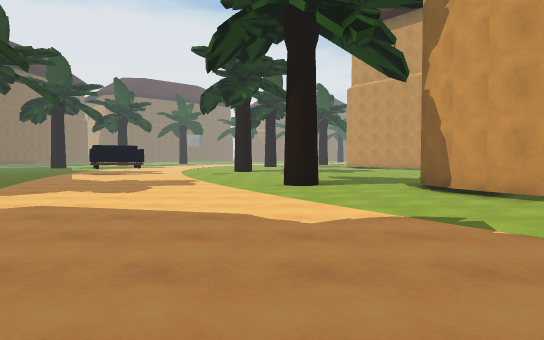
View 1 (above)

24 first-person views from a walk through a 3-D level made in the Unity game engine. The camera is 1.4 m above the floor, tilts 2° down and sees 75° across. The floor is counted in squares, 2 m on a side. Each view is taken from the middle of a square. On the plan, view 1 faces up. The plan holds only what a view shows up to about 11 squares ahead; the rest is blank. The place goes on beyond the plan. The player is left out. Surface patterns are stand-ins for the level's own textures.

View 2
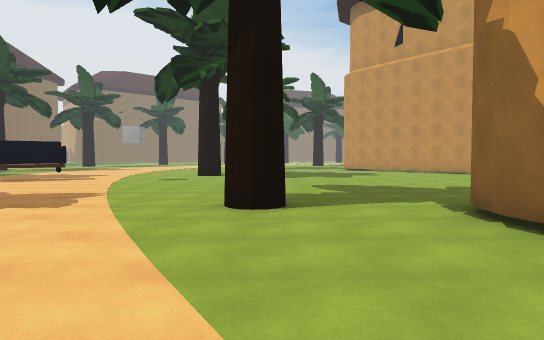

View 3
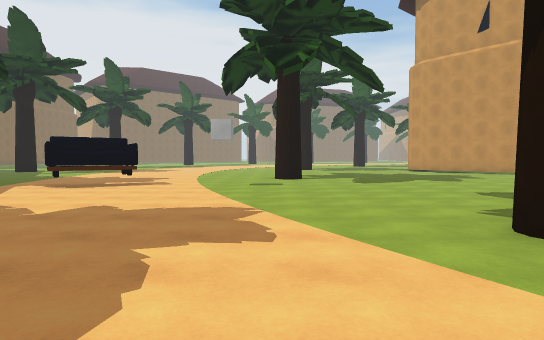

View 4
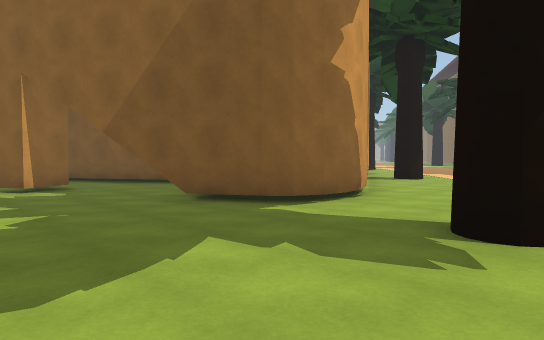

View 5
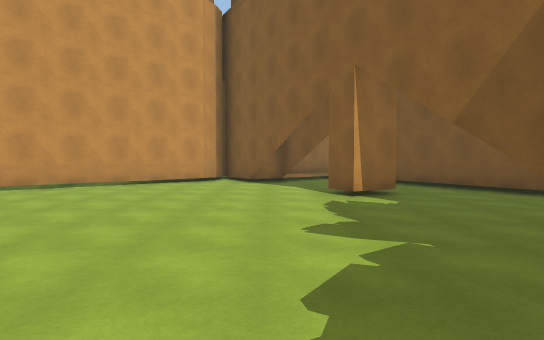

View 6
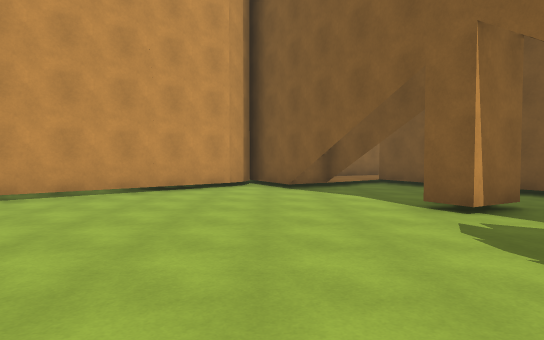

View 7
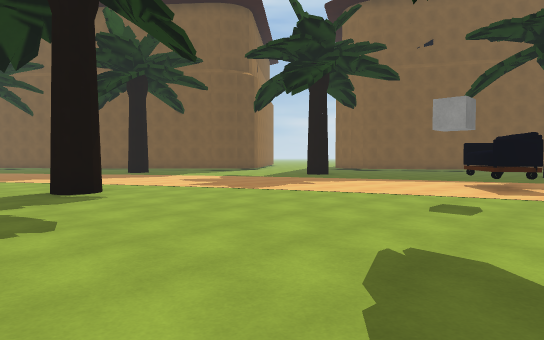

View 8
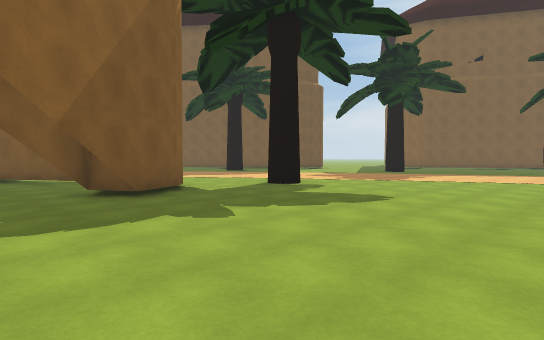

View 9
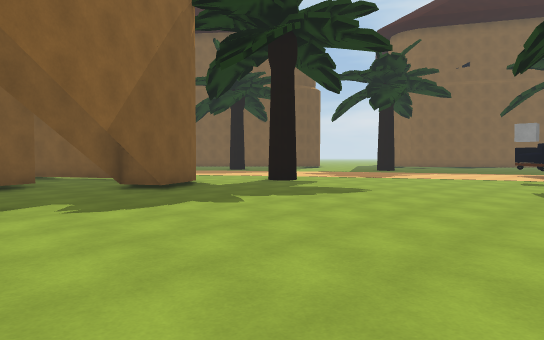

View 10
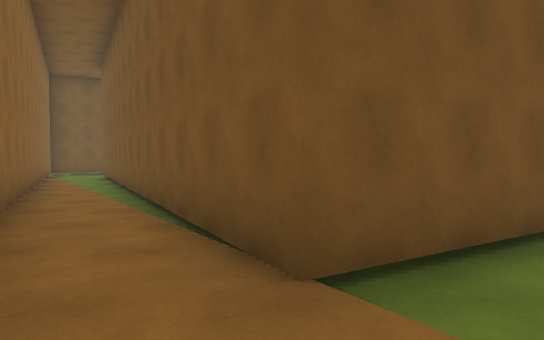

View 11
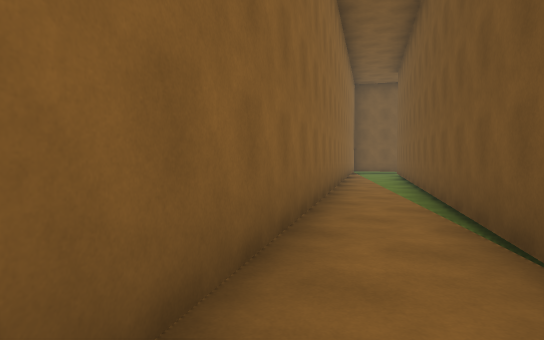

View 12
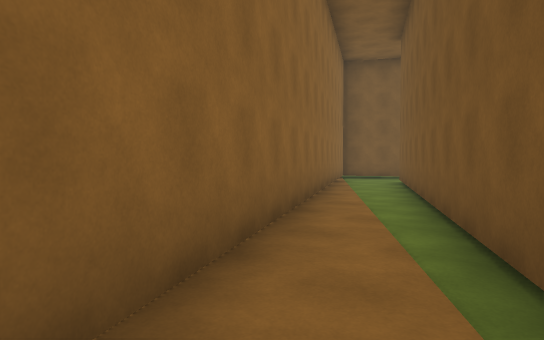

View 13
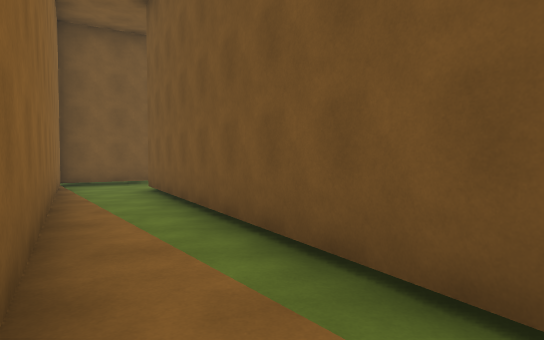

View 14
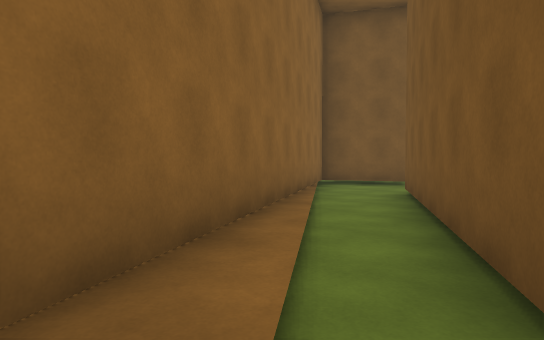

View 15
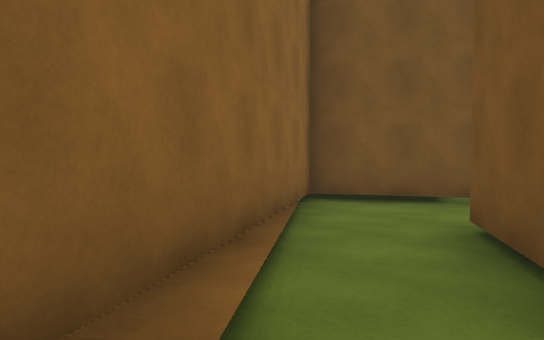

View 16
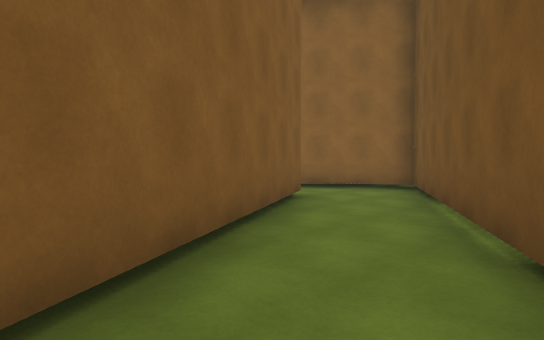

View 17
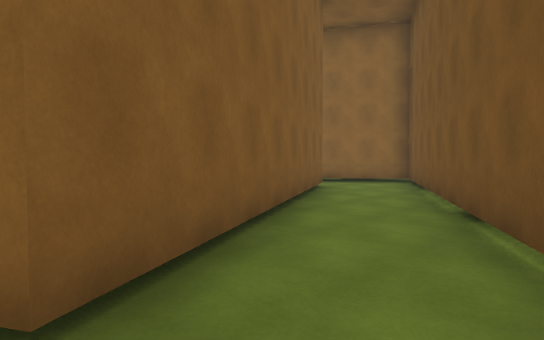

View 18
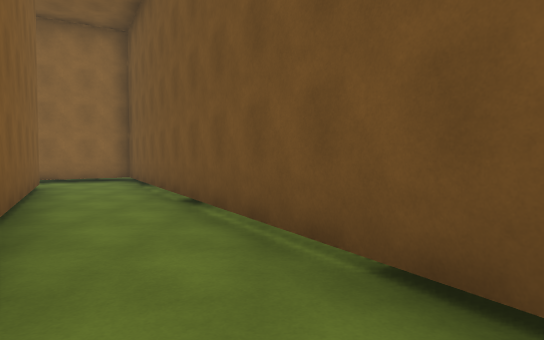

View 19
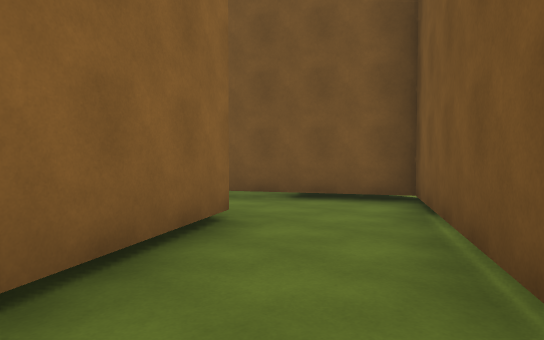

View 20
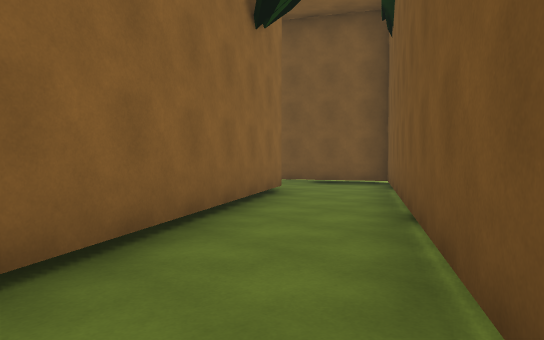

View 21
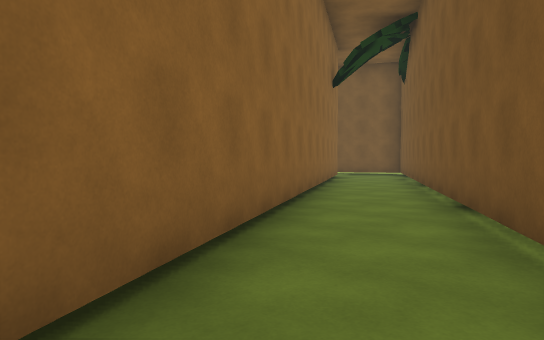

View 22
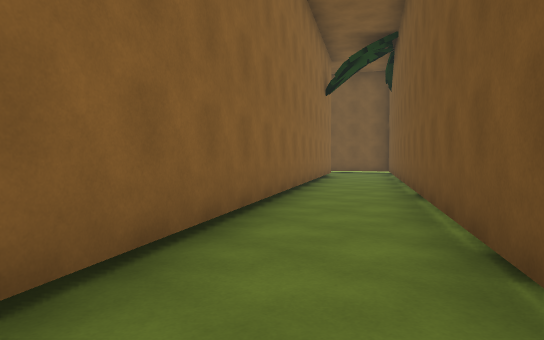

View 23
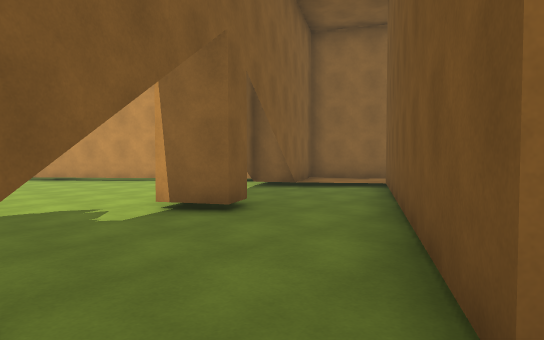

View 24
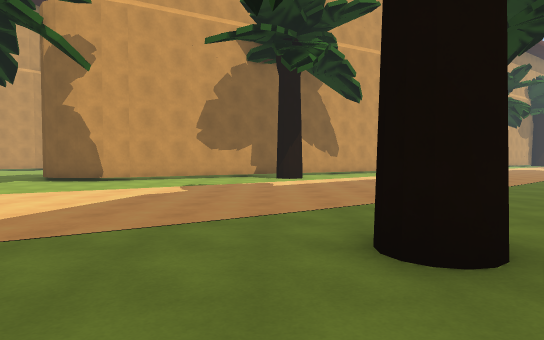

### Floor plan
Key: @ floor where view 1 was taken; # wall or solid block; . main floor; : floor 0.25 m higher than the main floor; / step, stairs or slope; T tree; S sofa.
Columns run from 7 left of view 1 to 24 right of it. Each row starts with its distance up from view 1.
 17 ......T...........##
 16 ...................##
 15 SS..................##
 14 S..................####
 13 ..................###:##
 12 .................. #/::#
 11 ................#....#:##
 10 .............#.....###::#
  9 ........T..###...### ##:##
  8  ..........#/...##    #/:##
  7   .........#...##     ##/:#
  6   .........##..##      #.:##
  5    .........#...#      ##/:#
  4   ..........##..##      ##/##
  3  ............##..#       #./#
  2 ............T #..##      ##/##
  1  ..T........T ##..#       #./##
  0   .....@....   #..##      ##./#
 -1    ...   ...   ##..##      #..##
 -2      ..         #...#     ###..#
 -3       ...       ##..##  ###...##
 -4         ..       ##..####....##.
 -5          .        #..##....###.
 -6                   T#.....###
 -7                    #...###
 -8                    #####.
 -9                     ##

Where each view was taken, in squares from view 1:
view 1: 0 up, 0 right, facing up
view 2: 4 up, 1 right, facing up
view 3: 6 up, 2 left, facing up
view 4: 13 up, 0 right, facing down-right
view 5: 13 up, 2 right, facing right
view 6: 14 up, 4 right, facing right
view 7: 17 up, 3 right, facing down-left
view 8: 16 up, 8 right, facing down-left
view 9: 17 up, 9 right, facing down-left
view 10: 13 up, 14 right, facing down
view 11: 13 up, 14 right, facing down-right
view 12: 9 up, 16 right, facing down-right
view 13: 7 up, 18 right, facing down
view 14: 5 up, 18 right, facing down-right
view 15: 2 up, 20 right, facing down-right
view 16: 6 down, 16 right, facing up-right
view 17: 7 down, 14 right, facing up-right
view 18: 7 down, 13 right, facing right
view 19: 3 down, 11 right, facing down-right
view 20: 0 up, 9 right, facing down-right
view 21: 5 up, 7 right, facing down-right
view 22: 6 up, 6 right, facing down-right
view 23: 7 up, 6 right, facing up-right
view 24: 2 up, 7 left, facing right
